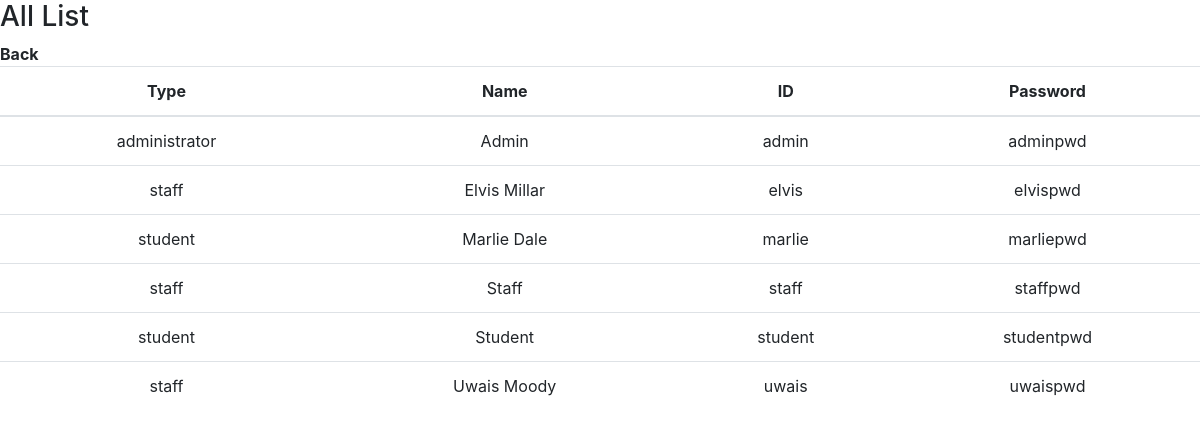
Page /alllist.php on the committed database.
### tables this page shows
CREATE TABLE `fulllist` (
  `type` varchar(30) NOT NULL,
  `name` varchar(30) NOT NULL,
  `id` varchar(30) NOT NULL,
  `password` varchar(30) NOT NULL
);

### alllist.php (the view, shortened to what this page needs)
<!DOCTYPE html>
<html lang="en">
<head>
    <link rel="stylesheet" href="https://maxcdn.bootstrapcdn.com/bootstrap/4.0.0/css/bootstrap.min.css">
    <link rel="stylesheet" href="style.css">
</head>
<body>
<h3>All List</h3>
<?php
  $dbhost = "localhost";
  $dbuser = "root";
  $dbpass = "";
  $dbname = "irl";
  $connection = mysqli_connect($dbhost, $dbuser, $dbpass, $dbname);
?>
<div class="back" name="back">
    <a onclick="window.history.back();"><b>Back</b></a>
</div>
<table class="table"><thead>
  <tr><th>Type</th><th>Name</th><th>ID</th><th>Password</th></tr>
</thead><tbody>
<?php
  if(mysqli_connect_errno()) {
    die("Database connection failed: " .
         mysqli_connect_error() .
         " (" . mysqli_connect_errno() . ")"
    );
  }else{
  $sql = "SELECT * FROM fulllist";
  $result = $connection->query($sql);
  if ($result->num_rows > 0) {
    while($row = $result->fetch_assoc()) {
       echo "<tr><td>" . $row["type"] . "</td>"
       . "<td>" .  $row["name"] . "</td>"
       . "<td>"  .  $row["id"] . "</td>"
       . "<td>" .  $row["password"] . "</td></tr>";
    }
} else {
   "No results!";
}
}
?>
</tbody></table>
</body>
</html>

### style.css (style rules this page uses)
table { text-align: center; }

### rows in the picture
fulllist: type "administrator", name "Admin", id "admin", password "adminpwd"
fulllist: type "staff", name "Elvis Millar", id "elvis", password "elvispwd"
fulllist: type "student", name "Marlie Dale", id "marlie", password "marliepwd"
fulllist: type "staff", name "Staff", id "staff", password "staffpwd"
fulllist: type "student", name "Student", id "student", password "studentpwd"
fulllist: type "staff", name "Uwais Moody", id "uwais", password "uwaispwd"
